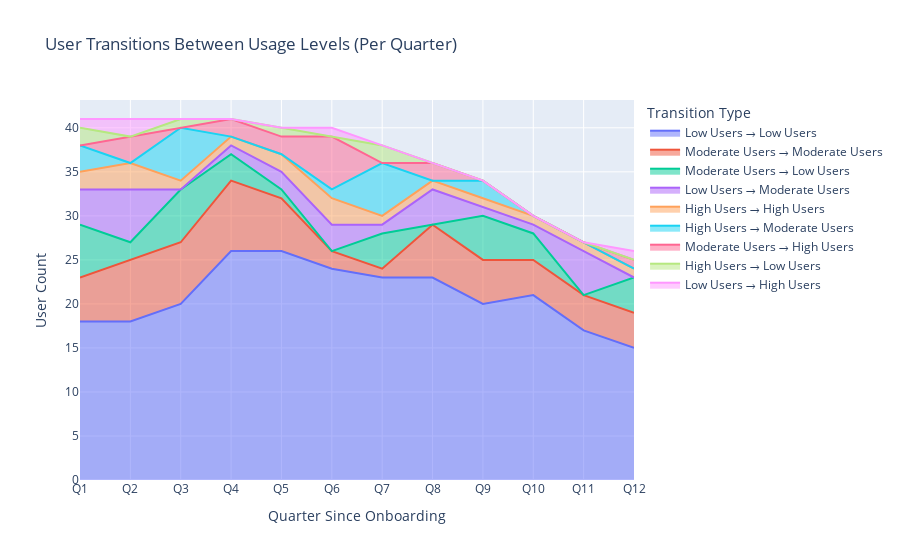

This figure's notebook cell:
### Code cell
df['quarter_block'] = ((df['days_since_onboarding'] - 1) // 90 + 1).astype(int)

quarterly_stats = df.groupby(['unit_number', 'quarter_block'])['daily_power_consumption'] \
                 .agg(['mean', 'std', 'max', 'min']).reset_index().fillna(0)

clustered_records = []
quarter_blocks = sorted(quarterly_stats['quarter_block'].unique())
cluster_labels = ['Low Users', 'Moderate Users', 'High Users']

for block in quarter_blocks:
    block_data = quarterly_stats[quarterly_stats['quarter_block'] == block].copy()
    if len(block_data) < 3:
        continue

    scaler = StandardScaler()
    scaled = scaler.fit_transform(block_data[['mean', 'std', 'max', 'min']])
    kmeans = KMeans(n_clusters=3, random_state=42)
    block_data['cluster'] = kmeans.fit_predict(scaled)

    centroids = block_data.groupby('cluster')['mean'].mean().sort_values().reset_index()
    labels = ['Low Users', 'Moderate Users', 'High Users']
    label_map = {row['cluster']: labels[i] if i < len(labels) else f'Cluster {row["cluster"]}'
                 for i, row in centroids.iterrows()}

    block_data['usage_level'] = block_data['cluster'].map(label_map)
    block_data['quarter_str'] = 'Q' + block_data['quarter_block'].astype(str)
    clustered_records.append(block_data[['unit_number', 'quarter_block', 'quarter_str', 'usage_level']])

journey_df = pd.concat(clustered_records, ignore_index=True)
journey_df = journey_df.sort_values(['unit_number', 'quarter_block'])

timeline_transitions = []

for i in range(len(quarter_blocks) - 1):
    curr_block = quarter_blocks[i]
    next_block = quarter_blocks[i + 1]

    current_df = journey_df[journey_df['quarter_block'] == curr_block]
    next_df = journey_df[journey_df['quarter_block'] == next_block]

    merged = pd.merge(current_df, next_df, on='unit_number', suffixes=('_curr', '_next'))
    transition_grp = merged.groupby(['usage_level_curr', 'usage_level_next']) \
                           .size().reset_index(name='count')
    transition_grp['quarter_block'] = curr_block
    transition_grp['quarter_str'] = 'Q' + str(curr_block)
    timeline_transitions.append(transition_grp)

timeline_df = pd.concat(timeline_transitions, ignore_index=True)

pivot_df = timeline_df.pivot_table(
    index='quarter_block',
    columns=['usage_level_curr', 'usage_level_next'],
    values='count',
    fill_value=0
)

pivot_df.columns = [f"{frm} → {to}" for frm, to in pivot_df.columns]
pivot_df['quarter_str'] = 'Q' + pivot_df.index.astype(str)

pivot_df_reset = pivot_df.reset_index().melt(
    id_vars=['quarter_block', 'quarter_str'],
    var_name='transition',
    value_name='count'
)

transition_order = pivot_df_reset.groupby('transition')['count'].sum().sort_values(ascending=False).index.tolist()
pivot_df_reset['transition'] = pd.Categorical(
    pivot_df_reset['transition'],
    categories=transition_order,
    ordered=True
)

fig = px.area(
    pivot_df_reset.sort_values(['quarter_block', 'transition']),
    x='quarter_str',
    y='count',
    color='transition',
    title='User Transitions Between Usage Levels (Per Quarter)',
    labels={
        'quarter_str': 'Quarter Since Onboarding',
        'count': 'User Count',
        'transition': 'Transition Type'
    },
    category_orders={'transition': transition_order}
)

fig.update_layout(
    xaxis_title='Quarter Since Onboarding',
    yaxis_title='User Count',
    legend_title='Transition Type',
    hovermode='x unified'
)

fig.show()

### Figure 1 — Plotly figure (JSON) as saved in the notebook; plotly's stock layout.template omitted (floating-point values rounded to 4 significant figures)
{"data": [{"fillpattern": {"shape": ""}, "hovertemplate": "Transition Type=Low Users → Low Users<br>Quarter Since Onboarding=%{x}<br>User Count=%{y}<extra></extra>", "legendgroup": "Low Users → Low Users", "line": {"color": "#636efa"}, "marker": {"symbol": "circle"}, "mode": "lines", "name": "Low Users → Low Users", "orientation": "v", "showlegend": true, "stackgroup": "1", "type": "scatter", "x": ["Q1", "Q2", "Q3", "Q4", "Q5", "Q6", "Q7", "Q8", "Q9", "Q10", "Q11", "Q12"], "xaxis": "x", "y": [18, 18, 20, 26, 26, 24, 23, 23, 20, 21, 17, 15], "yaxis": "y"}, {"fillpattern": {"shape": ""}, "hovertemplate": "Transition Type=Moderate Users → Moderate Users<br>Quarter Since Onboarding=%{x}<br>User Count=%{y}<extra></extra>", "legendgroup": "Moderate Users → Moderate Users", "line": {"color": "#EF553B"}, "marker": {"symbol": "circle"}, "mode": "lines", "name": "Moderate Users → Moderate Users", "orientation": "v", "showlegend": true, "stackgroup": "1", "type": "scatter", "x": ["Q1", "Q2", "Q3", "Q4", "Q5", "Q6", "Q7", "Q8", "Q9", "Q10", "Q11", "Q12"], "xaxis": "x", "y": [5, 7, 7, 8, 6, 2, 1, 6, 5, 4, 4, 4], "yaxis": "y"}, {"fillpattern": {"shape": ""}, "hovertemplate": "Transition Type=Moderate Users → Low Users<br>Quarter Since Onboarding=%{x}<br>User Count=%{y}<extra></extra>", "legendgroup": "Moderate Users → Low Users", "line": {"color": "#00cc96"}, "marker": {"symbol": "circle"}, "mode": "lines", "name": "Moderate Users → Low Users", "orientation": "v", "showlegend": true, "stackgroup": "1", "type": "scatter", "x": ["Q1", "Q2", "Q3", "Q4", "Q5", "Q6", "Q7", "Q8", "Q9", "Q10", "Q11", "Q12"], "xaxis": "x", "y": [6, 2, 6, 3, 1, 0, 4, 0, 5, 3, 0, 4], "yaxis": "y"}, {"fillpattern": {"shape": ""}, "hovertemplate": "Transition Type=Low Users → Moderate Users<br>Quarter Since Onboarding=%{x}<br>User Count=%{y}<extra></extra>", "legendgroup": "Low Users → Moderate Users", "line": {"color": "#ab63fa"}, "marker": {"symbol": "circle"}, "mode": "lines", "name": "Low Users → Moderate Users", "orientation": "v", "showlegend": true, "stackgroup": "1", "type": "scatter", "x": ["Q1", "Q2", "Q3", "Q4", "Q5", "Q6", "Q7", "Q8", "Q9", "Q10", "Q11", "Q12"], "xaxis": "x", "y": [4, 6, 0, 1, 2, 3, 1, 4, 1, 1, 5, 0], "yaxis": "y"}, {"fillpattern": {"shape": ""}, "hovertemplate": "Transition Type=High Users → High Users<br>Quarter Since Onboarding=%{x}<br>User Count=%{y}<extra></extra>", "legendgroup": "High Users → High Users", "line": {"color": "#FFA15A"}, "marker": {"symbol": "circle"}, "mode": "lines", "name": "High Users → High Users", "orientation": "v", "showlegend": true, "stackgroup": "1", "type": "scatter", "x": ["Q1", "Q2", "Q3", "Q4", "Q5", "Q6", "Q7", "Q8", "Q9", "Q10", "Q11", "Q12"], "xaxis": "x", "y": [2, 3, 1, 1, 2, 3, 1, 1, 1, 1, 1, 1], "yaxis": "y"}, {"fillpattern": {"shape": ""}, "hovertemplate": "Transition Type=High Users → Moderate Users<br>Quarter Since Onboarding=%{x}<br>User Count=%{y}<extra></extra>", "legendgroup": "High Users → Moderate Users", "line": {"color": "#19d3f3"}, "marker": {"symbol": "circle"}, "mode": "lines", "name": "High Users → Moderate Users", "orientation": "v", "showlegend": true, "stackgroup": "1", "type": "scatter", "x": ["Q1", "Q2", "Q3", "Q4", "Q5", "Q6", "Q7", "Q8", "Q9", "Q10", "Q11", "Q12"], "xaxis": "x", "y": [3, 0, 6, 0, 0, 1, 6, 0, 2, 0, 0, 0], "yaxis": "y"}, {"fillpattern": {"shape": ""}, "hovertemplate": "Transition Type=Moderate Users → High Users<br>Quarter Since Onboarding=%{x}<br>User Count=%{y}<extra></extra>", "legendgroup": "Moderate Users → High Users", "line": {"color": "#FF6692"}, "marker": {"symbol": "circle"}, "mode": "lines", "name": "Moderate Users → High Users", "orientation": "v", "showlegend": true, "stackgroup": "1", "type": "scatter", "x": ["Q1", "Q2", "Q3", "Q4", "Q5", "Q6", "Q7", "Q8", "Q9", "Q10", "Q11", "Q12"], "xaxis": "x", "y": [0, 3, 0, 2, 2, 6, 0, 2, 0, 0, 0, 1], "yaxis": "y"}, {"fillpattern": {"shape": ""}, "hovertemplate": "Transition Type=High Users → Low Users<br>Quarter Since Onboarding=%{x}<br>User Count=%{y}<extra></extra>", "legendgroup": "High Users → Low Users", "line": {"color": "#B6E880"}, "marker": {"symbol": "circle"}, "mode": "lines", "name": "High Users → Low Users", "orientation": "v", "showlegend": true, "stackgroup": "1", "type": "scatter", "x": ["Q1", "Q2", "Q3", "Q4", "Q5", "Q6", "Q7", "Q8", "Q9", "Q10", "Q11", "Q12"], "xaxis": "x", "y": [2, 0, 1, 0, 1, 0, 2, 0, 0, 0, 0, 0], "yaxis": "y"}, {"fillpattern": {"shape": ""}, "hovertemplate": "Transition Type=Low Users → High Users<br>Quarter Since Onboarding=%{x}<br>User Count=%{y}<extra></extra>", "legendgroup": "Low Users → High Users", "line": {"color": "#FF97FF"}, "marker": {"symbol": "circle"}, "mode": "lines", "name": "Low Users → High Users", "orientation": "v", "showlegend": true, "stackgroup": "1", "type": "scatter", "x": ["Q1", "Q2", "Q3", "Q4", "Q5", "Q6", "Q7", "Q8", "Q9", "Q10", "Q11", "Q12"], "xaxis": "x", "y": [1, 2, 0, 0, 0, 1, 0, 0, 0, 0, 0, 1], "yaxis": "y"}], "layout": {"hovermode": "x unified", "legend": {"title": {"text": "Transition Type"}, "tracegroupgap": 0}, "title": {"text": "User Transitions Between Usage Levels (Per Quarter)"}, "xaxis": {"anchor": "y", "domain": [0, 1], "title": {"text": "Quarter Since Onboarding"}}, "yaxis": {"anchor": "x", "domain": [0, 1], "title": {"text": "User Count"}}}}
